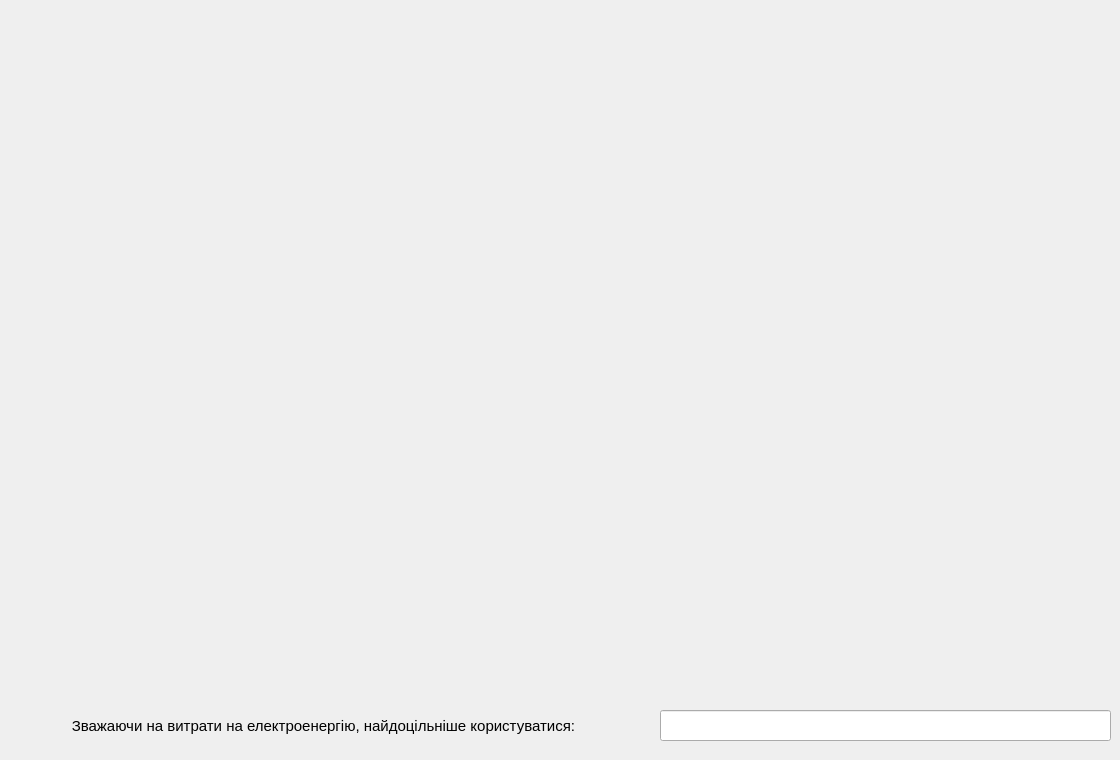
      <widget class="QWidget" name="tab_13">
       <attribute name="title">
        <string>Ціна за електроенергію</string>
       </attribute>
       <widget class="QWidget" name="widget_ener4" native="true">
        <property name="geometry">
         <rect>
          <x>0</x>
          <y>0</y>
          <width>1111</width>
          <height>681</height>
         </rect>
        </property>
       </widget>
       <widget class="QLineEdit" name="Input_recomend_tarif">
        <property name="geometry">
         <rect>
          <x>660</x>
          <y>710</y>
          <width>451</width>
          <height>31</height>
         </rect>
        </property>
        <property name="text">
         <string/>
        </property>
        <property name="alignment">
         <set>Qt::AlignCenter</set>
        </property>
       </widget>
       <widget class="QLabel" name="label_79">
        <property name="geometry">
         <rect>
          <x>0</x>
          <y>700</y>
          <width>651</width>
          <height>51</height>
         </rect>
        </property>
        <property name="font">
         <font>
          <family>MS Shell Dlg 2</family>
          <pointsize>11</pointsize>
         </font>
        </property>
        <property name="text">
         <string>Зважаючи на витрати на електроенергію, найдоцільніше користуватися: </string>
        </property>
        <property name="alignment">
         <set>Qt::AlignCenter</set>
        </property>
        <property name="wordWrap">
         <bool>false</bool>
        </property>
       </widget>
      </widget>
